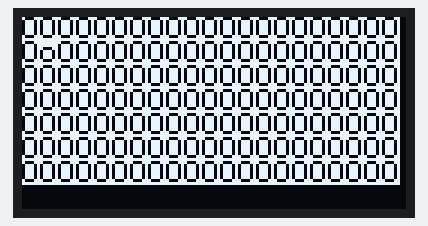
The sketch below on a simulated Arduino Uno, built with avr-gcc and run on an emulated ATmega328P. Parts: 128×64 one-colour display.

Above: at 2.2 s.

The sketch:

oled_text.ino
```cpp
//A4 to SDA
//A5 to SCL
// NOTE: You _must_ call display after making any drawing commands
// to make them visible on the display hardware! (display.clearDisplay();)

#include <SPI.h>
#include <Wire.h>
#include <Adafruit_GFX.h>
#include <Adafruit_SH1106.h>

#define OLED_RESET 4
Adafruit_SH1106 display(OLED_RESET);


void setup() {
  Serial.begin(9600);

  // by default, we'll generate the high voltage from the 3.3v line internally! (neat!)
  display.begin(SH1106_SWITCHCAPVCC, 0x3C);  // initialize with the I2C addr 0x3D (for the 128x64)
  // init done

  // Show image buffer on the display hardware.
  // Since the buffer is intialized with an Adafruit splashscreen
  // internally, this will display the splashscreen.
  delay(2000);

  // Clear the buffer.
  display.clearDisplay();

  display.setTextSize(1);
  display.setTextColor(WHITE);
  display.setCursor(0,0);
  display.println("Hello, world!!!!!!!!!!!!");
  display.setCursor(1,1);
  display.setTextColor(BLACK, WHITE); // 'inverted' text
  display.println(3.141592);
  display.setTextSize(2);
  display.setTextColor(WHITE);
  display.print("0x"); display.println(0xDEADBEEF, HEX);
  display.display();

  display.clearDisplay();

}

void loop() {
  display.setCursor(0,0);//POSICION DE INICION DE ESCRITURA
  display.setTextSize(1);
  display.setTextColor(BLACK, WHITE);
  display.println("OOOOOOOOOOOOOOOOOOOOOOOOOOOOOOOOOOOOOOOOOOOOOOOOOOOOOOOOOOOOOOOOOOOOOOOOOOOOOOOOOOOOOOOOOOOOOOOOOOOOOOOOOOOOOOOOOOOOOOOOOOOOOO");//TEXTO EN PANTALLA
  display.println("OOOOOOOOOOOOOOOOOOOOO");
  display.setCursor(6,8);
  display.print(" ");
  display.display();
  display.setCursor(6,8);
  display.print("o");
  display.display();
  delay(1000);//TIEMPO DE ESPERA

}
```
